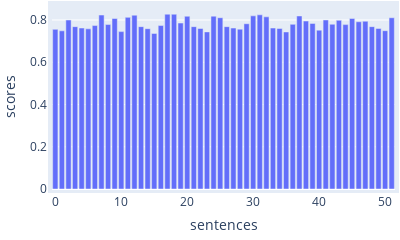
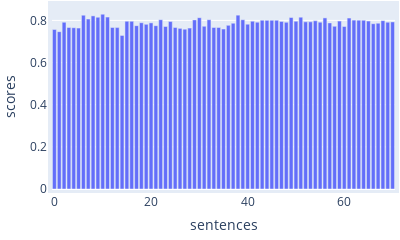

Write notebook code for charts like these, in order.
### Code cell
r.showDistributions([0, 1])

### Figure 1 — Plotly figure (JSON) as saved in the notebook; plotly's stock layout.template omitted (floating-point values rounded to 4 significant figures)
{"data": [{"alignmentgroup": "True", "hovertemplate": "sentences=%{x}<br>scores=%{y}<extra></extra>", "legendgroup": "", "marker": {"color": "#636efa", "pattern": {"shape": ""}}, "name": "", "offsetgroup": "", "orientation": "v", "showlegend": false, "textposition": "auto", "type": "bar", "x": [0, 1, 2, 3, 4, 5, 6, 7, 8, 9, 10, 11, 12, 13, 14, 15, 16, 17, 18, 19, 20, 21, 22, 23, 24, 25, 26, 27, 28, 29, 30, 31, 32, 33, 34, 35, 36, 37, 38, 39, 40, 41, 42, 43, 44, 45, 46, 47, 48, 49, 50, 51], "xaxis": "x", "y": [0.7558, 0.7488, 0.8001, 0.7687, 0.7622, 0.7583, 0.7739, 0.8236, 0.7786, 0.8072, 0.7451, 0.8127, 0.8228, 0.7687, 0.759, 0.7365, 0.7739, 0.8276, 0.8275, 0.7858, 0.8179, 0.7687, 0.7598, 0.7439, 0.8183, 0.8109, 0.7687, 0.762, 0.7568, 0.7825, 0.8197, 0.8246, 0.8151, 0.7621, 0.76, 0.7436, 0.7796, 0.8192, 0.7952, 0.784, 0.7521, 0.8002, 0.78, 0.7987, 0.7782, 0.8073, 0.7918, 0.7941, 0.7687, 0.7601, 0.7495, 0.8107], "yaxis": "y"}], "layout": {"barmode": "relative", "height": 150, "legend": {"tracegroupgap": 0}, "margin": {"b": 5, "l": 5, "pad": 4, "r": 5, "t": 5}, "width": 400, "xaxis": {"anchor": "y", "domain": [0, 1], "title": {"text": "sentences"}}, "yaxis": {"anchor": "x", "domain": [0, 1], "title": {"text": "scores"}}}}

### Figure 2 — Plotly figure (JSON) as saved in the notebook; plotly's stock layout.template omitted (floating-point values rounded to 4 significant figures)
{"data": [{"alignmentgroup": "True", "hovertemplate": "sentences=%{x}<br>scores=%{y}<extra></extra>", "legendgroup": "", "marker": {"color": "#636efa", "pattern": {"shape": ""}}, "name": "", "offsetgroup": "", "orientation": "v", "showlegend": false, "textposition": "auto", "type": "bar", "x": [0, 1, 2, 3, 4, 5, 6, 7, 8, 9, 10, 11, 12, 13, 14, 15, 16, 17, 18, 19, 20, 21, 22, 23, 24, 25, 26, 27, 28, 29, 30, 31, 32, 33, 34, 35, 36, 37, 38, 39, 40, 41, 42, 43, 44, 45, 46, 47, 48, 49, 50, 51, 52, 53, 54, 55, 56, 57, 58, 59, 60, 61, 62, 63, 64, 65, 66, 67, 68, 69, 70], "xaxis": "x", "y": [0.757, 0.7466, 0.7912, 0.7664, 0.7653, 0.7636, 0.8247, 0.8066, 0.8215, 0.815, 0.8295, 0.8158, 0.7664, 0.7659, 0.7286, 0.7962, 0.7959, 0.7751, 0.789, 0.7812, 0.7884, 0.775, 0.8034, 0.7713, 0.7946, 0.7664, 0.7622, 0.7585, 0.7636, 0.8025, 0.8129, 0.7721, 0.8032, 0.7664, 0.7662, 0.7591, 0.7765, 0.7866, 0.8248, 0.8033, 0.7822, 0.7962, 0.7917, 0.8007, 0.8005, 0.8006, 0.801, 0.7953, 0.791, 0.8138, 0.7961, 0.8155, 0.7933, 0.7932, 0.7982, 0.7918, 0.8119, 0.7883, 0.772, 0.7967, 0.7713, 0.811, 0.8014, 0.8013, 0.8007, 0.7968, 0.7844, 0.7868, 0.7988, 0.7916, 0.7929], "yaxis": "y"}], "layout": {"barmode": "relative", "height": 150, "legend": {"tracegroupgap": 0}, "margin": {"b": 5, "l": 5, "pad": 4, "r": 5, "t": 5}, "width": 400, "xaxis": {"anchor": "y", "domain": [0, 1], "title": {"text": "sentences"}}, "yaxis": {"anchor": "x", "domain": [0, 1], "title": {"text": "scores"}}}}
